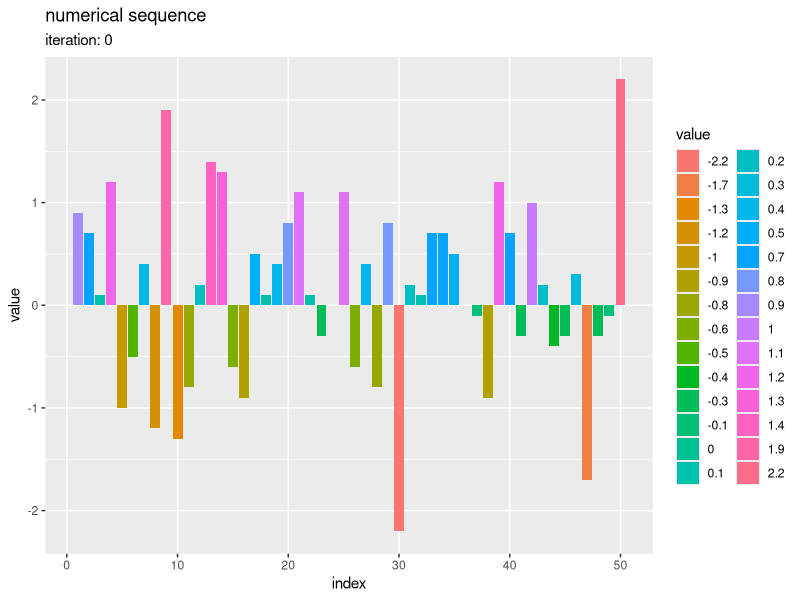
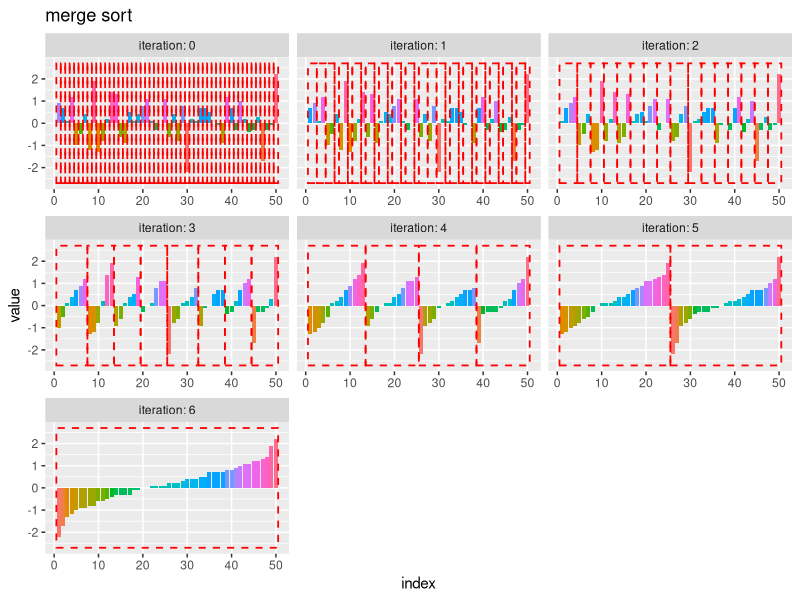

R code for these plots, in order: (Note: this script raises an error after producing the figures.)

# 12.4 マージソート -------------------------------------------------------------

# 利用パッケージ
library(tidyverse)
library(gganimate)

# チェック用
library(ggplot2)


# 実装 ----------------------------------------------------------------------

# マージソートの実装
merge_sort <- function(vec) {
  
  # 入替範囲の要素数を取得
  l <- 1
  r <- length(vec)
  
  # 要素数が1なら再帰処理を終了
  if(r == 1) return(vec)
  
  # 分割位置mを計算:(l ≤ m ≤ r)
  m <- l + (r - l) %/% 2
  
  # 分割してそれぞれソート
  buf <- c(
    merge_sort(vec[l:m]),
    merge_sort(vec[(m+1):r]) |>
      rev()
  )
  
  # 入替範囲内のインデックスを初期化
  idx_l <- 1
  idx_r <- 0
  
  # 要素ごとに処理
  for(i in 1:r) {
    
    # 小さい方の要素を取り出して併合
    if(buf[idx_l] <= buf[r-idx_r]) { # 左側が小さい場合
      
      # 左側の要素をj番目に格納
      vec[i] <- buf[idx_l]
      
      # インデックスを更新
      idx_l  <- idx_l + 1
      
    } else { # 右側が小さい場合
      
      # 右側の要素をj番目に格納
      vec[i] <- buf[r-idx_r]
      
      # インデックスを更新
      idx_r  <- idx_r + 1
    }
  }
  
  # 数列を出力
  return(vec)
}


# 要素数を指定
N <- 50

# 数列を生成
a <- sample(x = 1:(2*N), size = N, replace = TRUE)
a <- rnorm(n = N, mean = 0, sd = 1) |> 
  round(digits = 1)
a; table(a)

# ソート
merge_sort(a)
sum(!(merge_sort(a) == sort(a)))


# 可視化 ---------------------------------------------------------------------

# インデックスの分割の実装
trace_idx <- function(mat = NA, iter = 0, left = 1, right = 1) {
  
  # 分割範囲を取得
  i <- iter
  l <- left
  r <- right
  
  # 試行回数をカウント
  if(i == 0) {
    
    # 初回ならマトリクスを初期化
    mat <- matrix(data = NA, nrow = 1, ncol = r)
    i <- 1
    
  } else if(l == 1) {
    
    # 左端の範囲なら行を追加
    mat <- rbind(
      mat, 
      matrix(data = NA, nrow = 1, ncol = ncol(mat))
    )
    i <- i + 1
    
  } else {
    
    i <- i + 1
  }
  
  # 分割位置mを計算:(l ≤ m ≤ r)
  m <- l + (r - l) %/% 2
  
  # 分割範囲のインデックスを格納
  mat[i, l:r] <- 1:(r-l+1)
  
  # 範囲が1なら再帰処理を終了
  if(l == r) return(mat)
  
  # インデックスを取得
  mat <- trace_idx(mat, iter = i, left = l, right = m)
  mat <- trace_idx(mat, iter = i, left = (m+1), right = r)
  
  # インデックスを出力
  return(mat)
}


# 数列を指定
#a <- c(12, 9, 15, 3, 8, 17, 6, 1)

# 要素数を取得
N <- length(a)

# 数列を格納
tmp_df <- tibble::tibble(
  iteration = 0,   # 試行回数
  id        = 1:N, # 元のインデックス
  index     = 1:N, # 各試行のインデックス
  value     = a    # 要素
)

# 数列を作図
ggplot() + 
  geom_bar(data = tmp_df, 
           mapping = aes(x = index, y = value, fill = factor(value)), stat = "identity") + 
  theme(panel.grid.minor.x = element_blank()) + # 図の体裁
  labs(title = "numerical sequence", 
       subtitle = paste0("iteration: ", unique(tmp_df[["iteration"]])), 
       fill = "value", 
       x = "index", y = "value")


# 分割インデックスを作成
trace_idx_mat <- trace_idx(mat = NA, iter = 0, left = 1, right = N)
trace_idx_mat[is.na(trace_idx_mat)] <- 1 # 欠損値を補完
trace_idx_mat

# 試行回数を取得:(初期値は除く)
max_iter <- nrow(trace_idx_mat) - 1

# 作図用のオブジェクトを初期化
id_vec   <- 1:N
trace_df <- tmp_df

# マージソート
for(i in 1:max_iter) {
  
  # 分割範囲のインデックスを作成
  l_idx_vec <- which(trace_idx_mat[max_iter-i+1, ] == 1)
  r_idx_vec <- c(l_idx_vec[-1]-1, N)
  m_idx_vec <- l_idx_vec + (r_idx_vec - l_idx_vec) %/% 2
  
  # 分割数を取得
  max_k <- length(l_idx_vec)
  
  # 分割範囲ごとに処理
  for(k in 1:max_k) {
    
    # 分割範囲を取得
    l <- l_idx_vec[k]
    r <- r_idx_vec[k]
    m <- m_idx_vec[k]
    
    # 前回の要素IDを保存
    old_id_vec <- id_vec
    
    # 数列を分割
    if(l == r) { # 要素数が1の場合
      buf <- a[l]
    } else {
      buf <- c(a[l:m], rev(a[(m+1):r]))
    }
    
    # 分割範囲内のインデックスを初期化
    idx_l <- 1
    idx_r <- 0
    max_r <- length(buf)
    
    # 要素ごとに処理
    for(j in l:r) {
      
      # 小さい方の要素を取り出して併合
      if(buf[idx_l] <= buf[max_r-idx_r]) {
        
        # 左側の要素をj番目に格納
        a[j] <- buf[idx_l]
        id_vec[1:N] <- replace(x = id_vec, list = j, values = old_id_vec[l+idx_l-1])
        
        # インデックスを更新
        idx_l <- idx_l + 1
        
      } else {
        
        # 右側の要素をj番目に格納
        a[j] <- buf[max_r-idx_r]
        id_vec[1:N] <- replace(x = id_vec, list = j, values = old_id_vec[m+idx_r+1])
        
        # インデックスを更新
        idx_r <- idx_r + 1
      }
    }
  }
  
  # 数列を格納
  tmp_df <- tibble::tibble(
    iteration = i, 
    id        = id_vec, 
    index     = 1:N, 
    value     = a
  )
  
  # 数列を記録
  trace_df <- dplyr::bind_rows(trace_df, tmp_df)

  # 途中経過を表示
  print(paste0("--- iteration: ", i, " ---"))
  print(a)
}


# 入替範囲を作成
range_df <- trace_idx_mat[(max_iter+1):1, ] |> # (逆順に並べ替え)
  tibble::as_tibble(.name_repair = NULL) |> 
  tibble::add_column(iteration = 0:max_iter) |> # 試行回数列を追加
  tidyr::pivot_longer(
    cols = !iteration, 
    names_to = "index", 
    names_prefix = "V", 
    names_transform = list(index = as.numeric), 
    values_to = "split_flag"
  ) |> # 分割インデックス列をまとめる
  dplyr::filter(split_flag == 1) |> # 分割位置を抽出
  dplyr::arrange(iteration, index) |> # 分割範囲の作成用
  dplyr::group_by(iteration) |> # 分割範囲の作成用
  dplyr::mutate(
    # 分割範囲を作成
    left  = index, 
    right = dplyr::lead(index, n = 1, default = N+1), 
    # タイル用
    x      = 0.5 * (right + left - 1), 
    y      = 0.5 * (max(a) + min(c(0, a))), 
    width  = right - left, 
    height = max(a) - min(c(0, a)) + 1
  ) |> 
  dplyr::ungroup()

# 全試行の数列を作図
ggplot() + 
  geom_bar(data = trace_df, 
           mapping = aes(x = index, y = value, fill = factor(value)), stat = "identity") + # 全ての要素
  geom_tile(data = range_df,
            mapping = aes(x = x, y = y, width = width, height = height),
            color = "red", alpha = 0, linewidth = 0.6, linetype = "dashed") + # 入替範囲
  facet_wrap(iteration ~ ., scales = "free_x", labeller = label_both) + # 試行ごとに分割
  theme(panel.grid.minor.x = element_blank(), 
        legend.position = "none") + 
  labs(title = "merge sort", 
       fill = "value", 
       x = "index", y = "value")


# 入替範囲を作成
range_df <- trace_idx_mat[max_iter:1, ] |> # (最後を除き逆順に並べ替え)
  tibble::as_tibble(.name_repair = NULL) |> 
  tibble::add_column(iteration = 0:(max_iter-1)) |> # 試行回数列を追加
  tidyr::pivot_longer(
    cols = !iteration, 
    names_to = "index", 
    names_prefix = "V", 
    names_transform = list(index = as.numeric), 
    values_to = "split_flag"
  ) |> # 分割インデックス列をまとめる
  dplyr::filter(split_flag == 1) |> # 分割位置を抽出
  dplyr::arrange(iteration, index) |> # 分割範囲の作成用
  dplyr::group_by(iteration) |> # 分割範囲の作成用
  dplyr::mutate(
    # 分割範囲を作成
    left  = index, 
    right = dplyr::lead(index, n = 1, default = N+1), 
    # タイル用
    x      = 0.5 * (right + left - 1), 
    y      = 0.5 * (max(a) + min(c(0, a))), 
    width  = right - left, 
    height = max(a) - min(c(0, a)) + 1
  ) |> 
  dplyr::ungroup() |> 
  dplyr::mutate(
    id = dplyr::row_number() # 通し番号
  )

# 重複ラベルを作成
dup_label_df <- trace_df |> 
  dplyr::arrange(iteration, id) |> # IDの割当用
  dplyr::group_by(iteration, value) |> # IDの割当用
  dplyr::mutate(
    dup_id    = dplyr::row_number(id), # 重複IDを割り当て
    dup_num   = max(dup_id), # 重複の判定用
    dup_label = dplyr::if_else(
      condition = dup_num > 1, 
      true = paste0("(", dup_id, ")"), 
      false = ""
    ) # 重複要素のみラベルを作成
  ) |> 
  dplyr::ungroup() |> 
  dplyr::arrange(iteration, index)


# ソートのアニメーションを作図
graph <- ggplot() + 
  geom_bar(data = trace_df, 
           mapping = aes(x = index, y = value, fill = factor(value)), stat = "identity") + # 全ての要素
  geom_tile(data = range_df,
            mapping = aes(x = x, y = y, width = width, height = height, group = factor(id)),
            color = "red", alpha = 0, linewidth = 1, linetype = "dashed") + # 入替範囲
  geom_text(data = trace_df, 
            mapping = aes(x = index, y = 0, label = as.character(value), group = factor(id)), 
            vjust = -0.5, size = 5) + # 要素ラベル
  geom_text(data = dup_label_df, 
            mapping = aes(x = index, y = 0, label = dup_label, group = factor(id)), 
            vjust = 1, size = 4) + # 重複ラベル
  gganimate::transition_states(states = iteration, transition_length = 9, state_length = 1, wrap = FALSE) + # フレーム遷移
  gganimate::ease_aes("cubic-in-out") + # 遷移の緩急
  theme(panel.grid.minor.x = element_blank(), 
        legend.position = "none") + 
  labs(title = "merge sort", 
       subtitle = "iteration: {next_state}", 
       fill = "value", 
       x = "index", y = "value")

# 1試行当たりのフレーム数を指定
s <- 20

# gif画像を作成
gganimate::animate(
  plot = graph, 
  nframes = (max_iter+1 + 2)*s, start_pause = s, end_pause = s, fps = 20, 
  width = 1200, height = 900, 
  renderer = gganimate::gifski_renderer()
)
